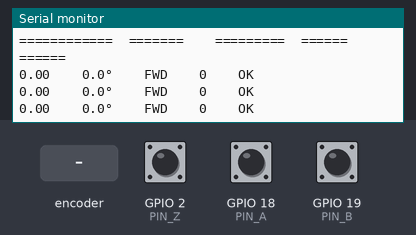
Bench run of a program on a simulated ESP32. Shown: the last lines printed to the serial monitor. The inputs (shaded band) are chosen by the test bench; at power-on: GPIO 2 (PIN_Z) HIGH, GPIO 18 (PIN_A) HIGH, GPIO 19 (PIN_B) HIGH.

Above: at 1.2 s.
1.3 s: rotary encoder on GPIO 18 (PIN_A) / GPIO 19 (PIN_B) turned 1 step (first pin leading)
At 1.71 s:
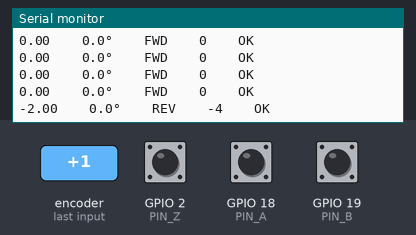
3.6 s: GPIO 2 (PIN_Z) pulled LOW for 0.15 s
At 3.88 s:
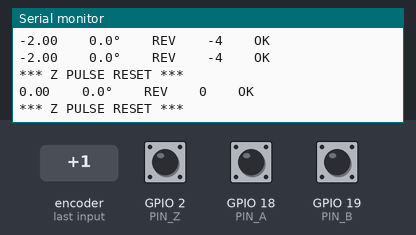
5.2 s: rotary encoder on GPIO 18 (PIN_A) / GPIO 19 (PIN_B) turned 3 steps (first pin leading)
At 5.61 s:
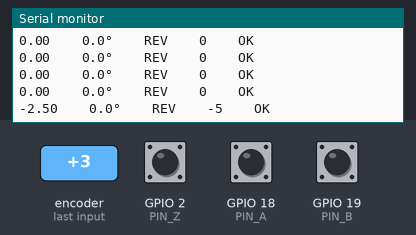
Timing chart, 0 to 8.2 s (numbered marks = the images above; inputs shaded):
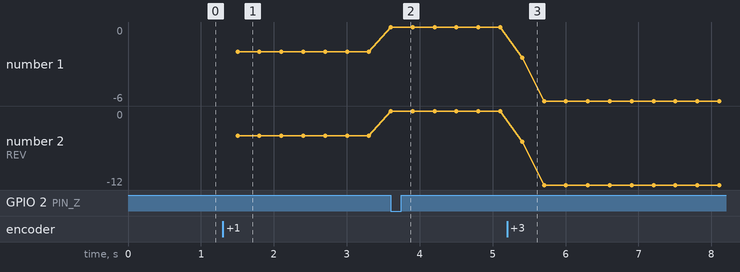

The program:

main.cpp
```cpp
/*
 * BOGEN IKS9 Circumference Measurement Application
 *
 * This application measures circumference and degrees with automatic reset
 * every 226.2mm (one complete magnetic disk revolution).
 *
 * Features:
 * - Measures distance traveled (circumference)
 * - Calculates degrees of rotation
 * - Auto-resets every 226.2mm
 * - Manual reset via Z pulse
 *
 * Pin Connections (ESP32):
 * IKS9 Signal -> ESP32 Pin
 * A (brown)  -> GPIO18
 * B (grey)   -> GPIO19
 * Z (pink)   -> GPIO21
 * V+ (red)   -> 5V
 * V- (blue)  -> GND
 */

#include <Arduino.h>
#include "IKS9Encoder.h"
#include "configure.h"

// Pin assignments for ESP32
IKS9Encoder encoder(PIN_A, PIN_B, PIN_Z, ENCODER_RESOLUTION_UM);

// Global variables
// Z pulse handling moved to IKS9Encoder class

void setup() {
    SERIAL_BEGIN(SERIAL_BAUD_RATE);
    SERIAL_PRINTLN("BOGEN IKS9 Circumference Measurement Application");
    SERIAL_PRINTLN("===============================================");
    SERIAL_PRINTLN("System Configuration:");
    SERIAL_PRINTLN("- Magnetic Disk: 72mm diameter, 460 poles");
    SERIAL_PRINTLN("- Circumference: 226.2mm per revolution");
    SERIAL_PRINTLN("- Auto-reset: Every 230mm (460 pulses)");
    SERIAL_PRINTLN("- Resolution: 5μm per pulse");
    SERIAL_PRINTLN("- Manual reset: GPIO21 Z pulse");

    // Configure Z pulse pin with internal pullup - handled by encoder class
    // pinMode(Z_PULSE_PIN, INPUT_PULLUP);
    // attachInterrupt(digitalPinToInterrupt(Z_PULSE_PIN), zPulseISR, RISING);

    // Initialize encoder
    if (encoder.begin()) {
        SERIAL_PRINTLN("IKS9 Encoder initialized successfully");
    } else {
        SERIAL_PRINTLN("IKS9 Encoder initialization failed!");
        while (1) {}
    }

    // Configure encoder
    encoder.setResolution(ENCODER_RESOLUTION_500);  // 5μm resolution per pulse
    encoder.setInvertDirection(false);              // Set true if direction is inverted
    encoder.enableZPulse(true);                     // Enable Z pulse for reset functionality

    SERIAL_PRINTLN("\nMeasurement started...");
    SERIAL_PRINTLN("Distance(mm)\tDegrees\t\tDirection\tPulses\t\tStatus");
    SERIAL_PRINTLN("============\t=======\t\t=========\t======\t\t======");
}

void loop() {
    // Check for Z pulse reset signal from encoder class
    if (encoder.getZPulseStatus()) {
        encoder.resetPosition();
        encoder.clearZPulse();
        SERIAL_PRINTLN("*** Z PULSE RESET ***");
        //delay(DEBOUNCE_DELAY_MS);  // Debounce delay
    }

    // Update speed calculation
    encoder.updateSpeed();

    // Get current measurements
    float distanceMM = encoder.getPositionMM();         // Distance in millimeters
    int32_t pulses = encoder.getPosition();             // Raw pulse count
    bool direction = encoder.getDirection();            // Direction

    // Calculate degrees (360° = 226.2mm circumference)
    int degrees = (distanceMM / MAGNETIC_DISK_CIRCUMFERENCE_MM) * DEGREES_PER_REVOLUTION;

    // Keep degrees in positive range for display (no normalization to 0-360 yet)
    // We want to see the full progression: 0° → 460 pulses (230mm)

    // Check for auto-reset at 460 pulses (230mm)
    if (pulses >= AUTO_RESET_PULSES || pulses <= -AUTO_RESET_PULSES) {
        encoder.resetPosition();
        SERIAL_PRINTLN("*** AUTO-RESET: 460 pulses (230mm) reached ***");
        return;  // Skip this loop iteration after reset
    }

    // Now normalize degrees for display (0-360 range)
    float displayDegrees = degrees;
    while (displayDegrees >= DEGREES_PER_REVOLUTION) displayDegrees -= DEGREES_PER_REVOLUTION;
    while (displayDegrees < 0.0) displayDegrees += DEGREES_PER_REVOLUTION;

    // Print data every 100ms
    static uint32_t lastPrint = 0;
    if (millis() - lastPrint >= PRINT_INTERVAL_MS) {
        SERIAL_PRINT(distanceMM, 2);
        SERIAL_PRINT("\t\t");
        SERIAL_PRINT(displayDegrees, 1);
        SERIAL_PRINT("°\t\t");
        SERIAL_PRINT(direction ? "FWD" : "REV");
        SERIAL_PRINT("\t\t");
        SERIAL_PRINT(pulses);
        SERIAL_PRINT("\t\t");

        // Status indicator
        if (pulses > (AUTO_RESET_PULSES * NEAR_RESET_THRESHOLD)) {  // Within 10% of reset (90% of 460 pulses)
            SERIAL_PRINTLN("NEAR RESET");
        } else {
            SERIAL_PRINTLN("OK");
        }

        lastPrint = millis();
    }

    // Check for errors
    if (encoder.hasError()) {
        SERIAL_PRINTLN("ERROR: IKS9 Encoder fault detected!");
        encoder.clearError();
    }

    delay(LOOP_DELAY_MS);  // Small delay for stable operation
}
```

IKS9Encoder.h
```cpp
/*
 * BOGEN IKS9 Incremental Magnetic Sensing Head Driver - Header File
 *
 * Features:
 * - Quadrature encoder decoding with interrupt-based counting
 * - Direction detection and position tracking
 * - Reference pulse (Z) handling for absolute positioning
 * - Speed/velocity calculation
 * - Error detection and status monitoring
 *
 * Hardware Requirements:
 * - BOGEN IKS9 sensor configured for Push-Pull TTL output (0-5V)
 * - 5V power supply for sensor
 * - Appropriate magnetic scale/tape
 *
 * Pin Connections (ESP32):
 * IKS9 Signal -> ESP32 Pin
 * A (brown)  -> GPIO18
 * B (grey)   -> GPIO19
 * Z (pink)   -> GPIO21
 * V+ (red)   -> 5V
 * V- (blue)  -> GND
 */

#ifndef IKS9_ENCODER_H
#define IKS9_ENCODER_H

#include <Arduino.h>

class IKS9Encoder {
private:
    // Pin assignments
    uint8_t pinA, pinB, pinZ;

    // Position and state variables
    volatile long position;
    volatile bool direction;
    volatile bool zPulseDetected;
    volatile bool errorState;

    // Resolution and configuration
    float resolution_um;           // Resolution in micrometers
    bool invertDirection;
    bool zPulseEnabled;

    // Speed calculation
    long lastPosition;
    unsigned long lastTime;
    float currentSpeed;

    // Quadrature state tracking
    volatile uint8_t lastState;

    // ISR pointers for interrupt handling
    static IKS9Encoder* instance;
    static void IRAM_ATTR handleInterruptA();
    static void IRAM_ATTR handleInterruptB();
    static void IRAM_ATTR handleInterruptZ();

public:
    IKS9Encoder(uint8_t pinA, uint8_t pinB, uint8_t pinZ, float resolution_um = 1.0);

    // Initialization
    bool begin();

    // Configuration
    void setResolution(float resolution_um);
    void setInvertDirection(bool invert);
    void enableZPulse(bool enable);

    // Position functions
    long getPosition();
    float getPositionMM();
    float getPositionUM();
    void resetPosition();

    // Direction and speed
    bool getDirection();
    float getSpeed();
    void updateSpeed();

    // Z pulse functions
    bool getZPulseStatus();
    void clearZPulse();

    // Error handling
    bool hasError();
    void clearError();

    // Internal functions
    void handleEncoderISR();
    void handleZPulseISR();
    void updatePosition();
    void detectError();
};

#endif // IKS9_ENCODER_H
```

IKS9Encoder.cpp
```cpp
/*
 * BOGEN IKS9 Incremental Magnetic Sensing Head Driver - Implementation File
 *
 * This file contains the implementation of the IKS9Encoder class for
 * interfacing with BOGEN IKS9 magnetic encoder sensors.
 */

#include "IKS9Encoder.h"

// Static instance pointer
IKS9Encoder* IKS9Encoder::instance = nullptr;

// Constructor
IKS9Encoder::IKS9Encoder(uint8_t pinA, uint8_t pinB, uint8_t pinZ, float resolution_um) {
    this->pinA = pinA;
    this->pinB = pinB;
    this->pinZ = pinZ;
    this->resolution_um = resolution_um;

    position = 0;
    direction = true;
    zPulseDetected = false;
    errorState = false;
    invertDirection = false;
    zPulseEnabled = true;
    lastState = 0;
    lastPosition = 0;
    lastTime = 0;
    currentSpeed = 0.0;

    instance = this;
}

// Initialize the encoder
bool IKS9Encoder::begin() {
    // Configure pins
    pinMode(pinA, INPUT_PULLUP);
    pinMode(pinB, INPUT_PULLUP);
    if (zPulseEnabled) {
        pinMode(pinZ, INPUT_PULLUP);
    }

    // Read initial state
    lastState = (digitalRead(pinA) << 1) | digitalRead(pinB);

    // Attach interrupts
    attachInterrupt(digitalPinToInterrupt(pinA), handleInterruptA, CHANGE);
    attachInterrupt(digitalPinToInterrupt(pinB), handleInterruptB, CHANGE);
    if (zPulseEnabled) {
        attachInterrupt(digitalPinToInterrupt(pinZ), handleInterruptZ, CHANGE);
    }

    lastTime = micros();
    return true;
}

// Static interrupt handlers
void IRAM_ATTR IKS9Encoder::handleInterruptA() {
    if (instance) instance->handleEncoderISR();
}

void IRAM_ATTR IKS9Encoder::handleInterruptB() {
    if (instance) instance->handleEncoderISR();
}

void IRAM_ATTR IKS9Encoder::handleInterruptZ() {
    if (instance) instance->handleZPulseISR();
}

// Configuration functions
void IKS9Encoder::setResolution(float resolution_um) {
    this->resolution_um = resolution_um;
}

void IKS9Encoder::setInvertDirection(bool invert) {
    this->invertDirection = invert;
}

void IKS9Encoder::enableZPulse(bool enable) {
    this->zPulseEnabled = enable;
}

// Position functions
long IKS9Encoder::getPosition() {
    return position;
}

float IKS9Encoder::getPositionMM() {
    return (position * resolution_um) / 1000.0;
}

float IKS9Encoder::getPositionUM() {
    return position * resolution_um;
}

void IKS9Encoder::resetPosition() {
    position = 0;
    lastPosition = 0;
}

// Direction and speed
bool IKS9Encoder::getDirection() {
    return invertDirection ? !direction : direction;
}

float IKS9Encoder::getSpeed() {
    return currentSpeed;
}

void IKS9Encoder::updateSpeed() {
    unsigned long currentTime = micros();
    long currentPos = getPosition();

    if (currentTime - lastTime >= 50000) { // Update every 50ms
        long deltaPosition = currentPos - lastPosition;
        unsigned long deltaTime = currentTime - lastTime;

        // Speed in mm/s (convert from μm/μs to mm/s)
        currentSpeed = (deltaPosition * resolution_um * 1000.0) / deltaTime;

        lastPosition = currentPos;
        lastTime = currentTime;
    }
}

// Z pulse functions
bool IKS9Encoder::getZPulseStatus() {
    return zPulseDetected;
}

void IKS9Encoder::clearZPulse() {
    zPulseDetected = false;
}

// Error handling
bool IKS9Encoder::hasError() {
    return errorState;
}

void IKS9Encoder::clearError() {
    errorState = false;
}

// Z pulse ISR
void IKS9Encoder::handleZPulseISR() {
    zPulseDetected = true;
}

// Quadrature decoder ISR
void IKS9Encoder::handleEncoderISR() {
    updatePosition();
}

// Update position based on quadrature signals
void IKS9Encoder::updatePosition() {
    uint8_t currentState = (digitalRead(pinA) << 1) | digitalRead(pinB);

    // Quadrature decode table
    int8_t stateChange = 0;
    uint8_t transition = (lastState << 2) | currentState;

    switch (transition) {
        case 0b0001: case 0b0111: case 0b1110: case 0b1000:
            stateChange = 1;
            direction = true;
            break;
        case 0b0010: case 0b1011: case 0b1101: case 0b0100:
            stateChange = -1;
            direction = false;
            break;
        default:
            stateChange = 0; // Invalid transition or no change
            break;
    }

    position += stateChange;
    lastState = currentState;
}

// Enhanced error detection
void IKS9Encoder::detectError() {
    static unsigned long lastErrorCheck = 0;
    unsigned long currentTime = micros();

    if (currentTime - lastErrorCheck > 100000) { // Check every 100ms
        // Check for stuck signals or impossible states
        int pinA_state = digitalRead(pinA);
        int pinB_state = digitalRead(pinB);

        static uint8_t lastInvalidState = 0xFF;
        static unsigned long invalidStateStart = 0;

        uint8_t currentState = (pinA_state << 1) | pinB_state;
        if (currentState == lastInvalidState) {
            if (currentTime - invalidStateStart > 1000000) { // 1 second of same state
                errorState = true;
            }
        } else {
            invalidStateStart = currentTime;
            lastInvalidState = currentState;
        }

        lastErrorCheck = currentTime;
    }
}
```

configure.h
```cpp
/*
 * BOGEN IKS9 Encoder Configuration Header
 *
 * This file contains all configuration constants and settings
 * for the IKS9 encoder measurement application.
 */

#ifndef CONFIGURE_H
#define CONFIGURE_H

// Debug and Output Control
#define ENABLE_SERIAL_OUTPUT    1       // Set to 1 to enable serial output, 0 to disable

// Pin Definitions
#define PIN_A                   18      // Brown wire - Encoder A signal
#define PIN_B                   19      // Grey wire - Encoder B signal
#define PIN_Z                   2      // Pink wire - Encoder Z signal
#define Z_PULSE_PIN             2      // Z pulse pin (same as PIN_Z)

// Encoder Configuration
#define ENCODER_RESOLUTION_UM   5.0     // 5μm resolution per pulse
#define ENCODER_RESOLUTION_500  500.0   // Alternative resolution setting

// Physical Constants
#define MAGNETIC_DISK_DIAMETER_MM       573.0    // Magnetic disk diameter
#define MAGNETIC_DISK_CIRCUMFERENCE_MM  1800   // 72mm diameter disk circumference
#define MAGNETIC_POLES                  3600     // Number of magnetic poles

// Auto-reset Configuration
#define AUTO_RESET_DISTANCE_MM          1800   // Auto-reset distance
#define AUTO_RESET_PULSES               3600     // Auto-reset at 460 pulses

// Timing Constants
#define SERIAL_BAUD_RATE               115200   // Serial communication speed
#define PRINT_INTERVAL_MS              300      // Print data every 100ms
#define DEBOUNCE_DELAY_MS              100      // Z pulse debounce delay
#define LOOP_DELAY_MS                  1       // Main loop delay

// Status Thresholds
#define NEAR_RESET_THRESHOLD           0.9      // 90% of auto-reset pulses

// Mathematical Constants
#define DEGREES_PER_REVOLUTION         360    // Degrees in a full revolution

// Serial Output Macros (conditional compilation)
#if ENABLE_SERIAL_OUTPUT
    #define SERIAL_PRINT(...)       Serial.print(__VA_ARGS__)
    #define SERIAL_PRINTLN(...)     Serial.println(__VA_ARGS__)
    #define SERIAL_BEGIN(baud)      Serial.begin(baud)
#else
    #define SERIAL_PRINT(...)       ((void)0)
    #define SERIAL_PRINTLN(...)     ((void)0)
    #define SERIAL_BEGIN(baud)      ((void)0)
#endif

#endif // CONFIGURE_H
```

Measured:
- after the input at 1.3 s, the serial monitor: prints a new line after 0.20 s (image 1)
- after the input at 3.6 s, the serial monitor: prints a new line at once (image 2)
- after the input at 5.2 s, the serial monitor: prints a new line after 0.20 s (image 3)
- plotted number 1: 0 → -6 after the input at 5.2 s
- plotted number 2: 0 → -12 after the input at 5.2 s
